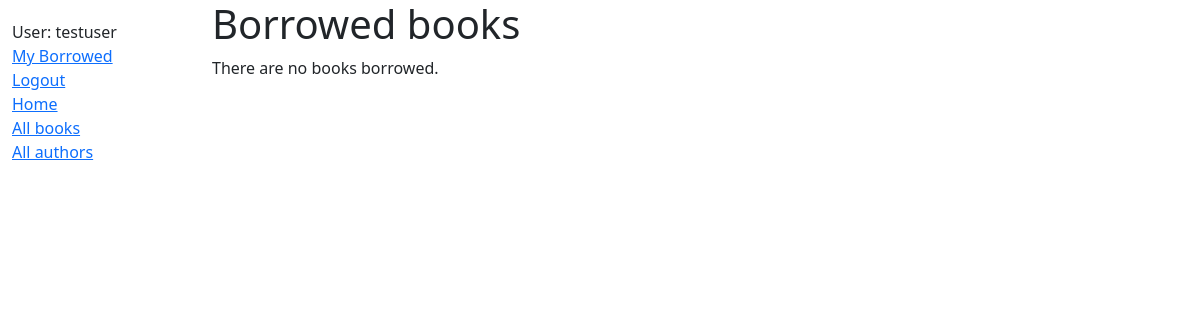
The page /catalog/mybooks/ (signed in) on the database as committed earlier.
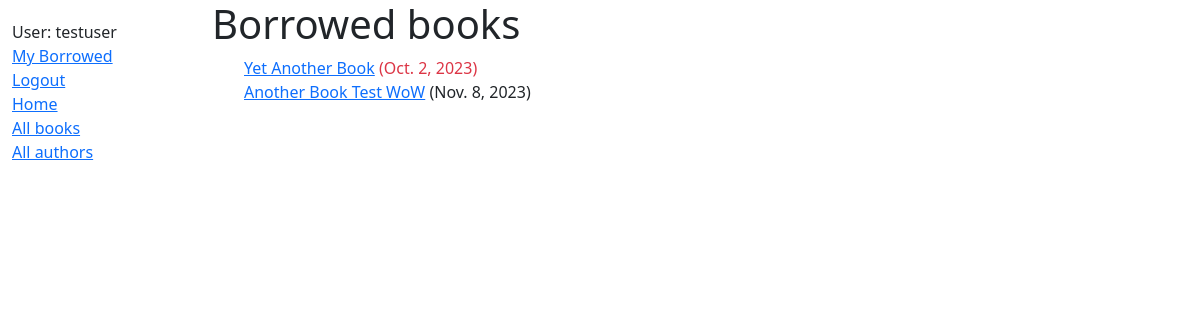
The same page on the database as committed later.
### catalog/models.py (models this page shows, shortened)
class BookInstance(models.Model):
    id = models.UUIDField(primary_key=True, default=uuid.uuid4, help_text='Unique ID for this particular book across whole library')
    book = models.ForeignKey('Book', on_delete=models.RESTRICT, null=True)
    imprint = models.CharField(max_length=200)
    due_back = models.DateField(null=True, blank=True)
    borrower = models.ForeignKey(User, on_delete=models.SET_NULL, null=True, blank=True)
    @property
    def is_overdue(self):
        return bool(self.due_back and date.today() > self.due_back)
    LOAN_STATUS = (
        ('m', 'Maintenance'),
        ('o', 'On loan'),
        ('a', 'Available'),
        ('r', 'Reserved'),
    )
    status = models.CharField(
        max_length=1,
        choices=LOAN_STATUS,
        blank=True,
        default='m',
        help_text='Book availability',
    )
    class Meta:
        ordering = ['due_back']
        permissions = (("can_mark_returned", "Set book as returned"),)

class Book(models.Model):
    title = models.CharField(max_length=200)
    author = models.ForeignKey('Author', on_delete=models.SET_NULL, null=True)
    summary = models.TextField(max_length=1000, help_text='Enter a brief description of the book')
    isbn = models.CharField('ISBN', max_length=13, unique=True, help_text='13 Character <a href="https://www.isbn-international.org/content/what-isbn">ISBN number</a>')
    genre = models.ManyToManyField(Genre, help_text='Select a genre for this book')
    language = models.ManyToManyField(Language, help_text='Select the language this book was written in')
    def display_genre(self):
        """Create a string for the Genre. This is required to display genre in Admin."""
        return ', '.join(genre.name for genre in self.genre.all()[:3])
    display_genre.short_description = 'Genre'
    def display_language(self):
        """Create a string for the Genre. This is required to display genre in Admin."""
        return ', '.join(language.name for language in self.launguage.all()[:3])
    display_language.short_description = 'Language'

### catalog/views.py (the view)
# urls.py: path('mybooks/', views.LoanedBooksByUserListView.as_view(), name='my-borrowed'),
class LoanedBooksByUserListView(LoginRequiredMixin,generic.ListView):
    model = BookInstance
    template_name = 'catalog/bookinstance_list_borrowed_user.html'
    paginate_by = 10
    def get_queryset(self):
        return (
            BookInstance.objects.filter(borrower=self.request.user)
            .filter(status__exact='o')
            .order_by('due_back')
        )

### catalog/templates/catalog/bookinstance_list_borrowed_user.html
{% extends "base_generic.html" %}
{% block content %}
    <h1>Borrowed books</h1>
    {% if bookinstance_list %}
    <ul>
      {% for bookinst in bookinstance_list %}
      <li class="{% if bookinst.is_overdue %}text-danger{% endif %}">
        <a href="{% url 'book-detail' bookinst.book.pk %}">{{ bookinst.book.title }}</a> ({{ bookinst.due_back }})
      </li>
      {% endfor %}
    </ul>
    {% else %}
      <p>There are no books borrowed.</p>
    {% endif %}
{% endblock %}

Rows that differ between the two databases and show on the page:
now on this page (row edited): BookInstance: book "Yet Another Book", due_back "Oct. 2, 2023"
now on this page (row edited): BookInstance: book "Another Book Test WoW", due_back "Nov. 8, 2023"
Other text that changed with them:
text no longer shown: "There are no books borrowed."
